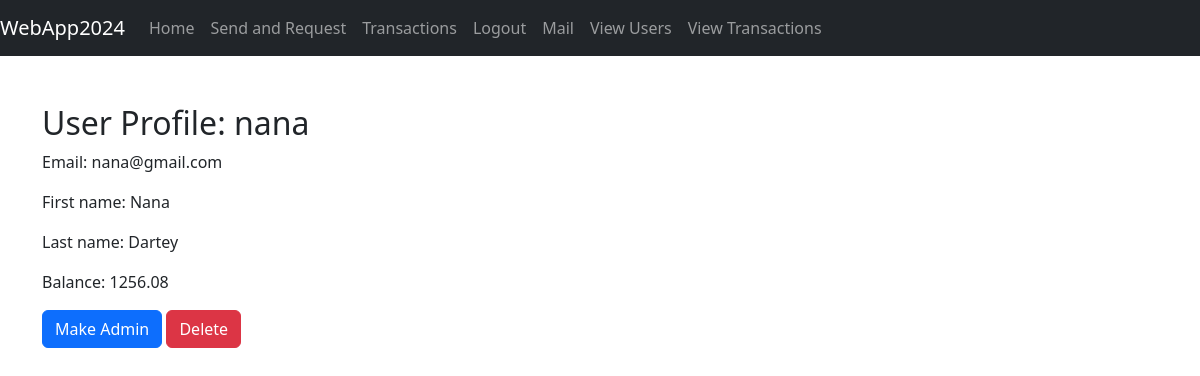
The page /adminapp/users/3/ (signed in) on the database its author committed.
### register/models.py (models this page shows, shortened)
class User(AbstractUser):
    CURRENCY_CHOICES = [
        ('GBP', 'British Pound'),
        ('USD', 'US Dollar'),
        ('EUR', 'Euro'),
    ]
    initial_balance = models.DecimalField(max_digits=10, decimal_places=2, default=1000)
    currency = models.CharField(
        max_length=3,
        choices=CURRENCY_CHOICES,
        default='GBP',
        help_text=_('Select your preferred currency.'),
    )

### payapp/models.py (models this page shows, shortened)
class Account(models.Model):
    user = models.OneToOneField(settings.AUTH_USER_MODEL, on_delete=models.CASCADE, related_name='account')
    balance = models.DecimalField(max_digits=10, decimal_places=2, default=1000.00)
    currency = models.CharField(max_length=3, choices=CURRENCY_CHOICES, default='GBP', help_text=_('Select your preferred currency.'))

### adminapp/views.py (the view, shortened to what this page needs)
# urls.py: path('users/<int:user_id>/', views.user_profile, name='user_profile'),
@login_required
def user_profile(request, user_id):
    user = get_object_or_404(User, pk=user_id)
    if 'make_admin' in request.POST:
        user.is_staff = True
        user.save()
        messages.success(request, f"{user.username} has been made an admin.")
        user.refresh_from_db()
        return redirect('adminapp:user_profile', user_id=user_id)
    return render(request, 'adminapp/user_profile.html', {'profile_user': user})

### templates/adminapp/user_profile.html (shortened to what this page needs)
{% extends 'base.html' %}
{% block content %}
    <h2>User Profile: {{ profile_user.username }}</h2>
    <p>Email: {{ profile_user.email }}</p>
    <p>First name: {{ profile_user.first_name }}</p>
    <p>Last name: {{ profile_user.last_name }}</p>
    <p>Balance: {{ profile_user.account.balance }}</p>
    <form method="post">
        {% if not profile_user.is_staff %}
            <button type="submit" name="make_admin" class="btn btn-primary">Make Admin</button>
        {% endif %}
        {% if request.user.is_superuser and profile_user != request.user %}
            <form method="post" action="{% url 'adminapp:delete_user' profile_user.id%}">
                <button type="submit" class="btn btn-danger">Delete</button>
            </form>
        {% endif %}
    </form>
{% endblock %}

### rows shown on the page
User: username "nana", email "nana@gmail.com", first_name "Nana", last_name "Dartey", account.balance "1256.08"
